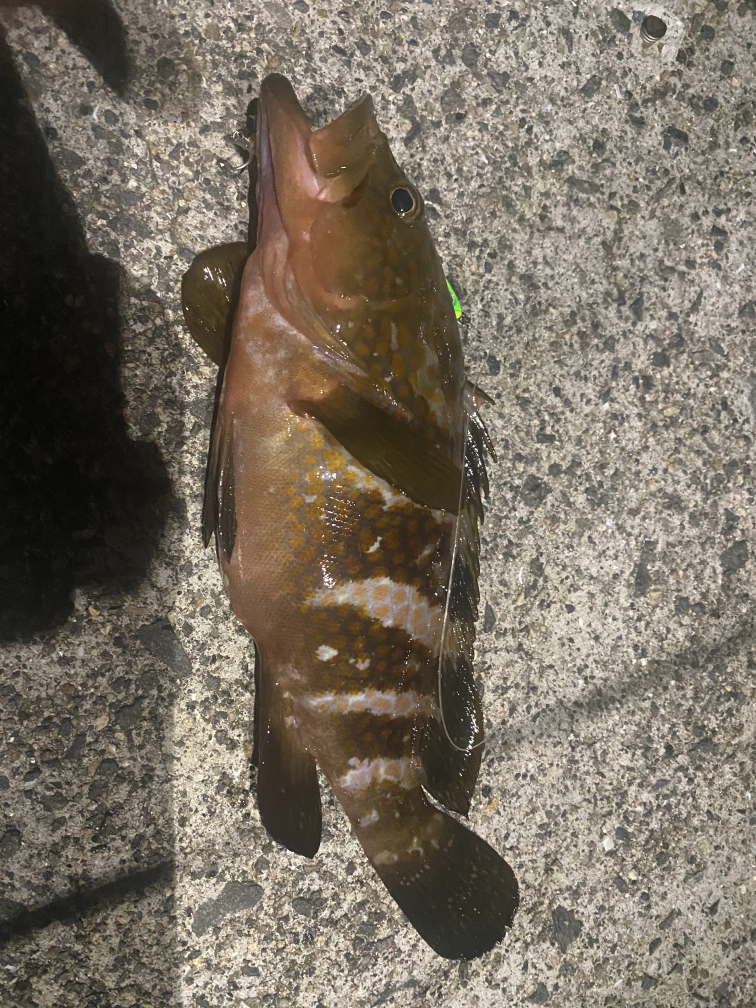
#> input picture IMG_4933.jpeg, 3024 x 4032 px (shown at 1/4 size)
$ python show.py
#> lines starting #> are read from the running program, lines starting #| are printed output that depends on the picture; after the words box and inside, x2 and y2 are one past the last pixel; in counts of white or black regions, pixels touching at a corner belong together
#　魚体が銀色系の場合に使う処理

import cv2
import numpy as np

# 画像の読み込み
img = cv2.imread('IMG_4933.jpeg')
#> img is the input picture: shape (4032, 3024, 3); mean B, G, R 98.5, 111.9, 121

# ガウシアンフィルタによる平滑化
img_blur = cv2.GaussianBlur(img, (9, 9), 0)

# 画像のHSV変換
hsv = cv2.cvtColor(img_blur, cv2.COLOR_BGR2HSV)
#> hsv: shape (4032, 3024, 3); mean H, S, V 19.6, 53.2, 121

#銀色やグレーに近い色相、彩度、明度の範囲を指定
lower_color1 = np.array([0, 35, 0])
upper_color1 = np.array([180, 110, 75])
lower_color2 = np.array([30, 20, 0]) # 変更
upper_color2 = np.array([220, 110, 75])

#指定した範囲の色に含まれるピクセルを抽出
mask1 = cv2.inRange(hsv, lower_color1, upper_color1)
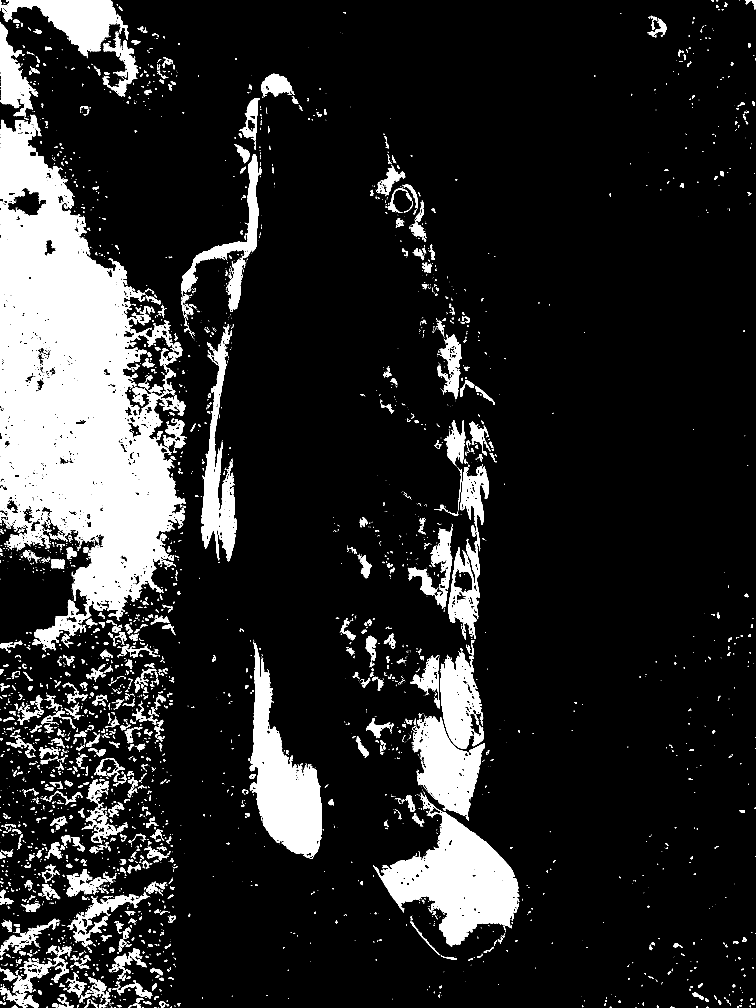
#> mask1: shape (4032, 3024) (shown at 1/4 size); 14.1% white; 4307 white regions (2832 under 20 px), largest, box (x1, y1, x2, y2) and area: (0, 459, 743, 2601) 818040, (1492, 3177, 2077, 3785) 146875, (999, 2566, 1288, 3435) 110085
mask2 = cv2.inRange(hsv, lower_color2, upper_color2)
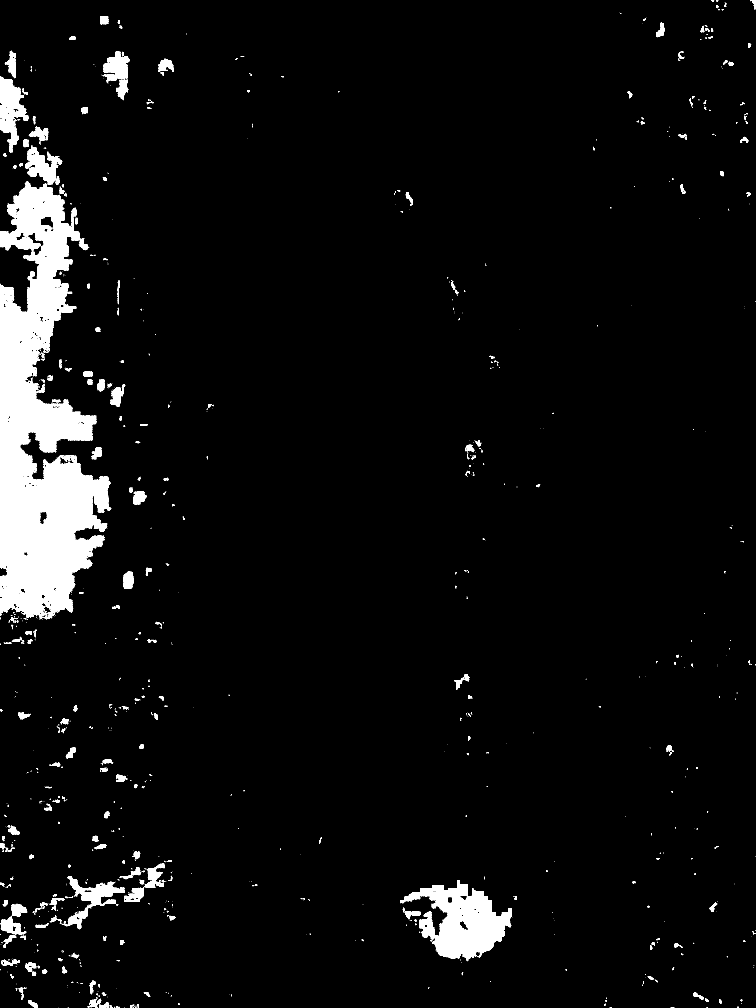
#> mask2: shape (4032, 3024) (shown at 1/4 size); 5% white; 2314 white regions (1981 under 20 px), largest, box (x1, y1, x2, y2) and area: (0, 724, 444, 2479) 415404, (1601, 3521, 2047, 3845) 68328, (0, 305, 114, 611) 16258
mask = cv2.bitwise_or(mask1, mask2)
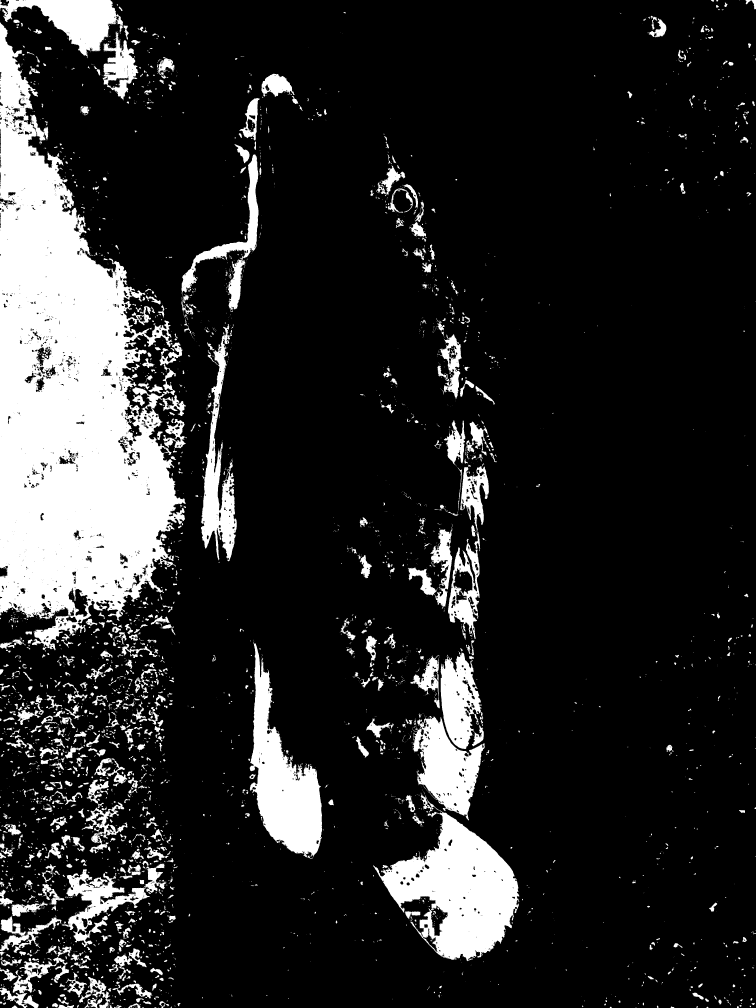
#> mask: shape (4032, 3024) (shown at 1/4 size); 15.9% white; 4472 white regions (3059 under 20 px), largest, box (x1, y1, x2, y2) and area: (0, 90, 743, 2601) 986857, (1492, 3177, 2077, 3845) 175754, (999, 2566, 1288, 3435) 110138

#クロージングによるノイズ除去
kernel = cv2.getStructuringElement(cv2.MORPH_RECT, (9, 9))
mask_close = cv2.morphologyEx(mask, cv2.MORPH_CLOSE, kernel)
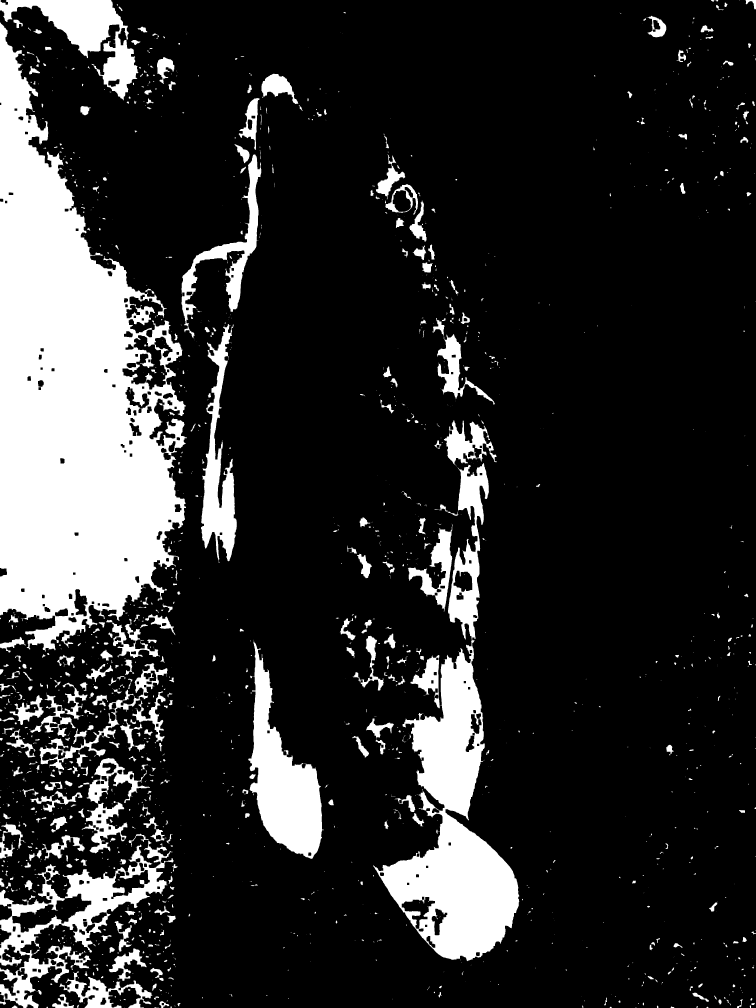
#> mask_close: shape (4032, 3024) (shown at 1/4 size); 17.7% white; 1554 white regions (815 under 20 px)

#輪郭の検出
contours, _ = cv2.findContours(mask_close, cv2.RETR_EXTERNAL, cv2.CHAIN_APPROX_SIMPLE)
#> contours = 1538 contours, 938 with area under 20; largest, box (x1, y1, x2, y2) and area: (0, 90, 748, 2606) 1102998, (1492, 1853, 2077, 3845) 376589, (0, 3335, 694, 4032) 122532, (993, 2566, 1295, 3435) 114211, (0, 0, 554, 401) 72694

#面積が小さい輪郭を除外
contours = [cnt for cnt in contours if cv2.contourArea(cnt) > 600]
#> contours = 67 contours; largest, box (x1, y1, x2, y2) and area: (0, 90, 748, 2606) 1102998, (1492, 1853, 2077, 3845) 376589, (0, 3335, 694, 4032) 122532, (993, 2566, 1295, 3435) 114211, (0, 0, 554, 401) 72694

#最大の輪郭を取得
max_contour = max(contours, key=cv2.contourArea)
#> max_contour = contour of 3320 points, box (x1, y1, x2, y2) (0, 90, 748, 2606), area 1102998

#輪郭の描画
img_contours = cv2.drawContours(img.copy(), [max_contour], -1, (0, 0, 255), 2)

#輪郭の近似
epsilon = 0.02 * cv2.arcLength(max_contour, True)
#> epsilon = 257.3
approx = cv2.approxPolyDP(max_contour, epsilon, True)
#> approx = [[0, 90], [183, 2605], [667, 2360], [730, 1399]]

#最も離れた2点間の座標を取得
max_dist = 0
for i in range(len(approx)):
    for j in range(i+1, len(approx)):
        temp_dist = np.linalg.norm(approx[i] - approx[j])
        if temp_dist > max_dist:
            max_dist = temp_dist
            max_dist_points = [tuple(approx[i][0]), tuple(approx[j][0])]
#> this loop made 4 passes
#> after the loop, max_dist = 2521.6; max_dist_points = [(0, 90), (183, 2605)]

#ピクセル単位での距離計算
pixel_distance = max_dist
#> pixel_distance = 2521.6

#最も離れた2点間の描画
img_maxdist = cv2.line(img_contours.copy(), max_dist_points[0], max_dist_points[1], (0, 255, 0), 2)
img_maxdist = cv2.putText(img_maxdist, f"Distance: {pixel_distance:.2f}px", (50,150), cv2.FONT_HERSHEY_SIMPLEX, 4, (0,255,0), 8)

#結果の表示
cv2.imshow('original', img)
cv2.imshow('blurred', img_blur)
cv2.imshow('hsv', hsv)
cv2.imshow('mask', mask)
cv2.imshow('mask_close', mask_close)
cv2.imshow('contours', img_contours)
cv2.imshow('maxdist', img_maxdist)
cv2.waitKey(0)
cv2.destroyAllWindows()

$ run again, with IMG_5135.jpeg copied over IMG_4933.jpeg
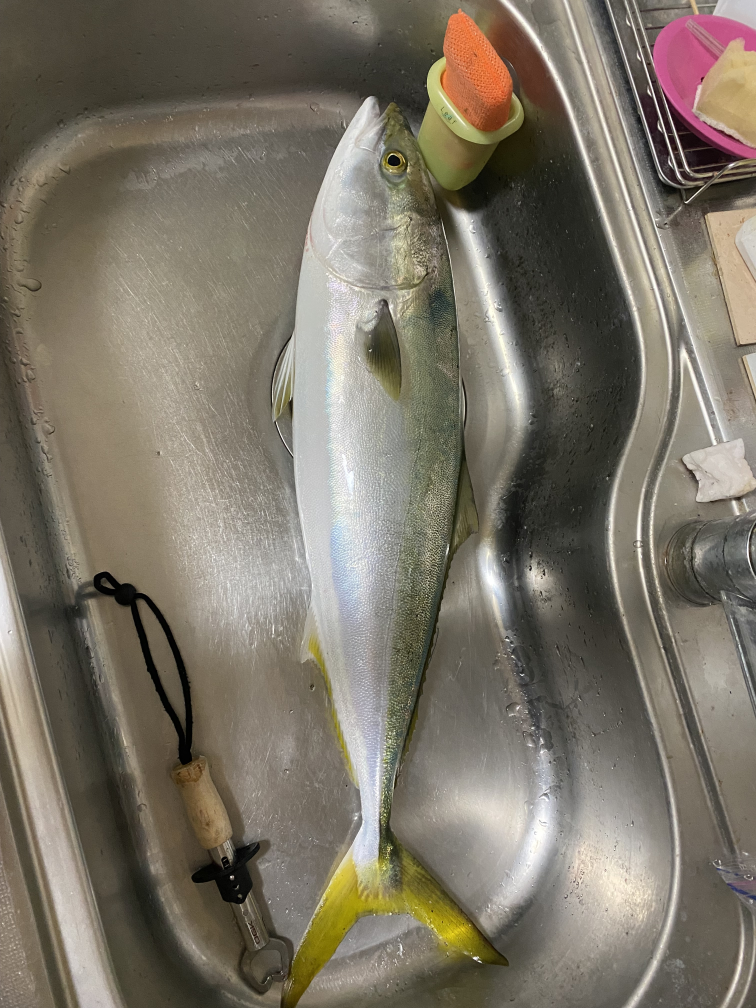
#> input picture IMG_5135.jpeg, 3024 x 4032 px (shown at 1/4 size)
#> img is the input picture: shape (4032, 3024, 3); mean B, G, R 102.5, 115.8, 123
#> hsv: shape (4032, 3024, 3); mean H, S, V 27, 47.9, 123.4
#> `mask1 = cv2.inRange(hsv, lower_color1, upper_color1)`:
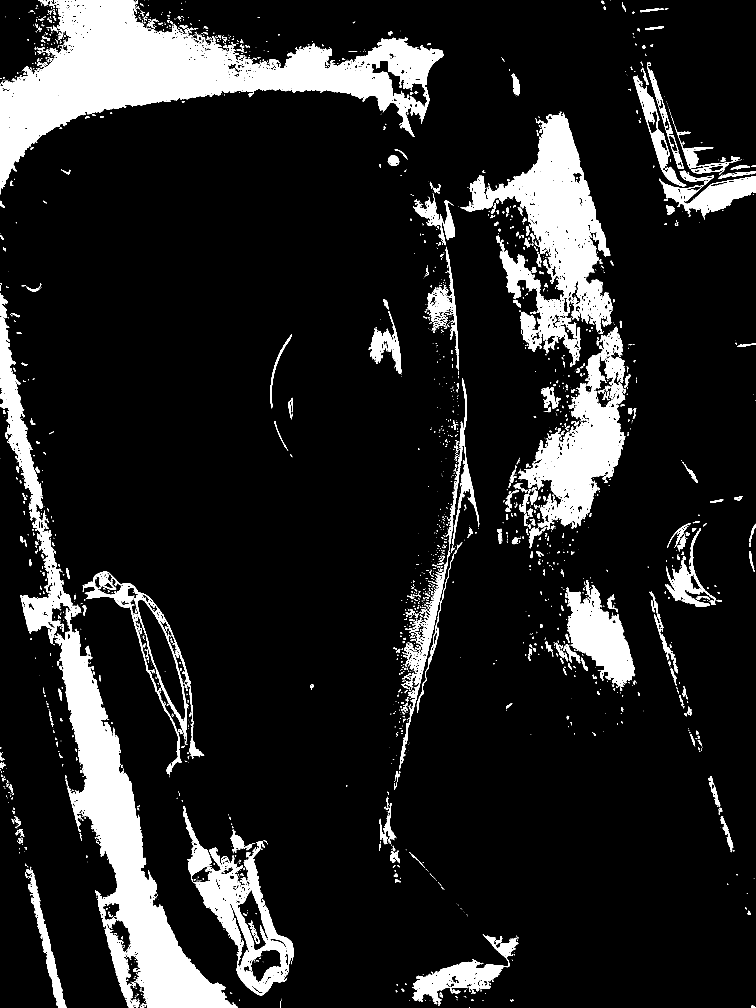
#> mask1: shape (4032, 3024) (shown at 1/4 size); 12.6% white; 3103 white regions (2204 under 20 px), largest, box (x1, y1, x2, y2) and area: (0, 0, 1773, 777) 414507, (218, 2496, 951, 4032) 263278, (1842, 447, 2450, 1458) 190404
#> mask2: shape (4032, 3024); 7% white; 2464 white regions (2106 under 20 px), largest, box (x1, y1, x2, y2) and area: (1866, 592, 2559, 2501) 579203, (1297, 212, 1730, 406) 33926, (499, 3457, 702, 3775) 26874
#> mask: shape (4032, 3024); 15.3% white; 3049 white regions (2312 under 20 px), largest, box (x1, y1, x2, y2) and area: (1842, 447, 2559, 2748) 667638, (0, 0, 1773, 777) 421847, (0, 1172, 951, 4032) 378280
#> `mask_close = cv2.morphologyEx(mask, cv2.MORPH_CLOSE, kernel)`:
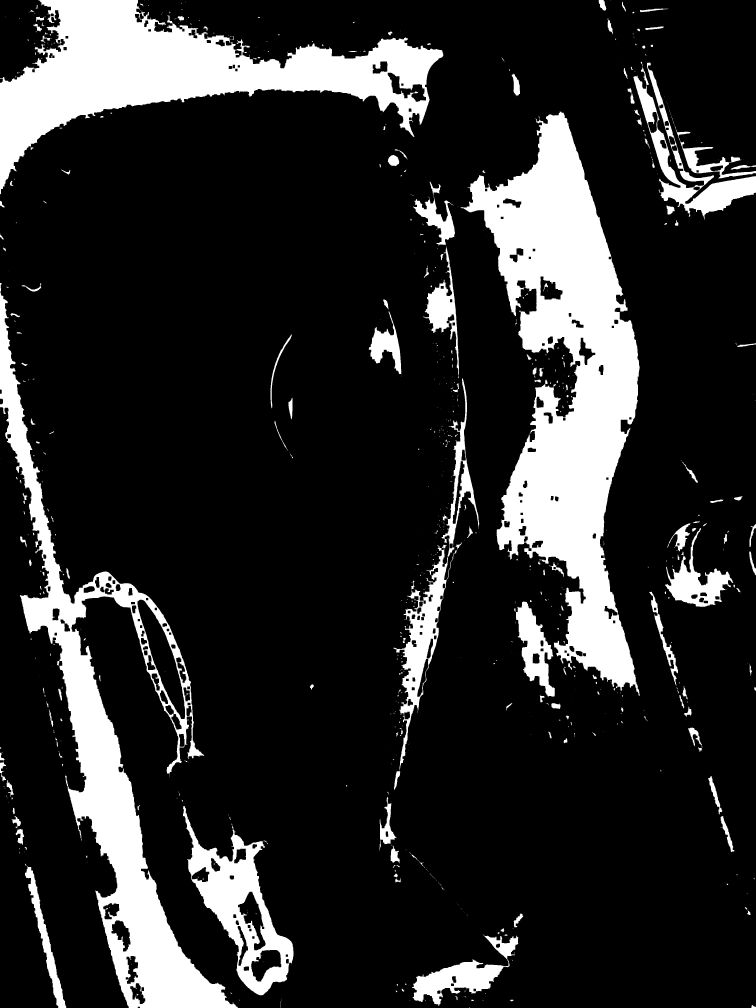
#> mask_close: shape (4032, 3024) (shown at 1/4 size); 17% white; 720 white regions (442 under 20 px)
#> `contours, _ = cv2.findContours(mask_close, cv2.RETR_EXTERNAL, cv2.CHAI..`: contours = 705 contours, 502 with area under 20; largest, box (x1, y1, x2, y2) and area: (1842, 446, 2560, 2783) 731571, (0, 1132, 951, 4032) 492979, (0, 0, 1773, 777) 476863, (732, 3224, 1174, 3981) 130139, (1573, 1513, 1917, 3159) 76258
#> `contours = [cnt for cnt in contours if cv2.contourArea(cnt) > 600]`: contours = 35 contours; largest, box (x1, y1, x2, y2) and area: (1842, 446, 2560, 2783) 731571, (0, 1132, 951, 4032) 492979, (0, 0, 1773, 777) 476863, (732, 3224, 1174, 3981) 130139, (1573, 1513, 1917, 3159) 76258
#> max_contour = contour of 3253 points, box (x1, y1, x2, y2) (1842, 446, 2560, 2783), area 731571
#> epsilon = 207.2
#> approx = [[2239, 446], [1842, 829], [2321, 1447], [1989, 2164], [2558, 2782]]
#> the loop `for i in range(len(approx)):` made 5 passes
#> after the loop `for i in range(len(approx)):`: max_dist = 2357.7; max_dist_points = [(2239, 446), (2558, 2782)]
#> pixel_distance = 2357.7

$ run again, with IMG_5189.jpeg copied over IMG_4933.jpeg
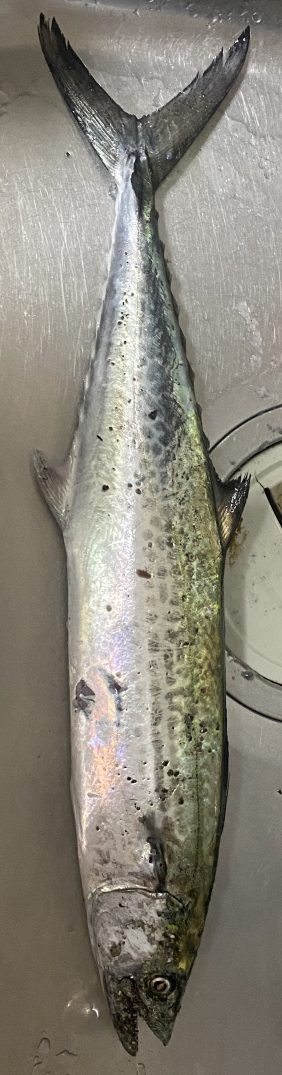
#> input picture IMG_5189.jpeg, 846 x 3225 px (shown at 1/3 size)
#> img is the input picture: shape (3225, 846, 3); mean B, G, R 121.7, 132.5, 136.7
#> hsv: shape (3225, 846, 3); mean H, S, V 27.5, 34.5, 137.3
#> `mask1 = cv2.inRange(hsv, lower_color1, upper_color1)`:
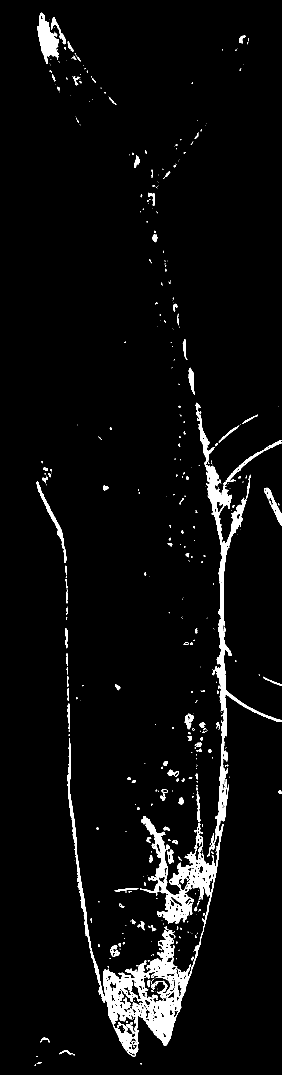
#> mask1: shape (3225, 846) (shown at 1/3 size); 4.1% white; 523 white regions (370 under 20 px), largest, box (x1, y1, x2, y2) and area: (309, 1208, 846, 3169) 78868, (202, 2214, 315, 3008) 5258, (112, 38, 177, 192) 4940
#> mask2: shape (3225, 846); 2.1% white; 655 white regions (504 under 20 px), largest, box (x1, y1, x2, y2) and area: (645, 2113, 685, 2522) 6243, (464, 2904, 569, 3125) 6184, (588, 1222, 703, 1511) 6014
#> mask: shape (3225, 846); 4.9% white; 704 white regions (501 under 20 px), largest, box (x1, y1, x2, y2) and area: (309, 1208, 846, 3169) 84407, (112, 38, 242, 198) 7631, (410, 476, 539, 649) 5543
#> mask_close: shape (3225, 846); 6.3% white; 239 white regions (125 under 20 px)
#> `contours, _ = cv2.findContours(mask_close, cv2.RETR_EXTERNAL, cv2.CHAI..`: contours = 239 contours, 148 with area under 20; largest, box (x1, y1, x2, y2) and area: (198, 1208, 846, 3169) 125696, (112, 38, 253, 305) 13538, (410, 474, 544, 668) 6958, (518, 329, 637, 465) 2652, (109, 1445, 199, 1689) 1858
#> `contours = [cnt for cnt in contours if cv2.contourArea(cnt) > 600]`: contours = 17 contours; largest, box (x1, y1, x2, y2) and area: (198, 1208, 846, 3169) 125696, (112, 38, 253, 305) 13538, (410, 474, 544, 668) 6958, (518, 329, 637, 465) 2652, (109, 1445, 199, 1689) 1858
#> max_contour = contour of 3550 points, box (x1, y1, x2, y2) (198, 1208, 846, 3169), area 125696
#> epsilon = 229.8
#> approx = [[589, 1208], [558, 2914], [299, 2942], [199, 1962], [397, 3168], [845, 2165]]
#> the loop `for i in range(len(approx)):` made 6 passes
#> after the loop `for i in range(len(approx)):`: max_dist = 1969.4; max_dist_points = [(589, 1208), (397, 3168)]
#> pixel_distance = 1969.4
#> `img_maxdist = cv2.putText(img_maxdist, f"Distance: {pixel_distance:.2f..`:
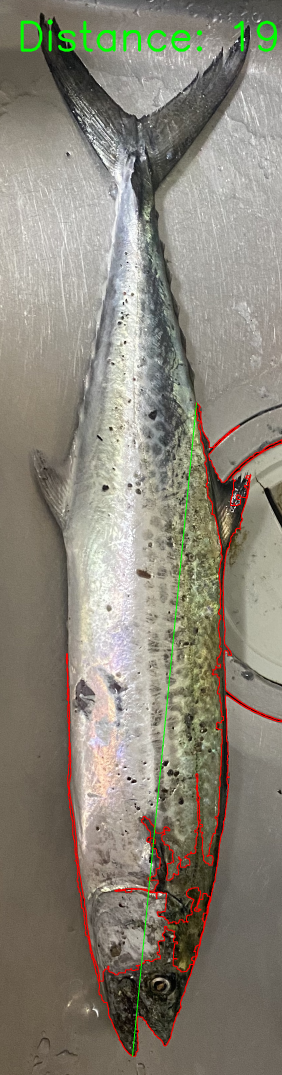
#> img_maxdist: shape (3225, 846, 3) (shown at 1/3 size); mean B, G, R 120.2, 132.8, 138.2
